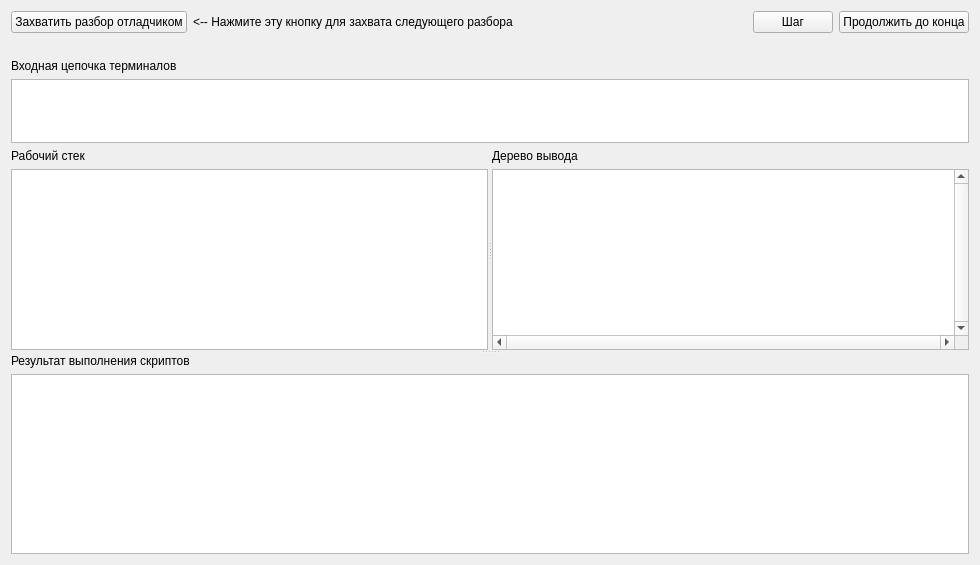
<?xml version="1.0" encoding="UTF-8"?>
<ui version="4.0">
 <class>PDDebugWindowBase</class>
 <widget class="QWidget" name="PDDebugWindowBase">
  <property name="geometry">
   <rect>
    <x>0</x>
    <y>0</y>
    <width>980</width>
    <height>565</height>
   </rect>
  </property>
  <property name="windowTitle">
   <string>Отладка PushDown</string>
  </property>
  <layout class="QVBoxLayout" name="verticalLayout_5">
   <item>
    <layout class="QHBoxLayout" name="horizontalLayout">
     <item>
      <widget class="QPushButton" name="btnBreakMode">
       <property name="text">
        <string>Захватить разбор отладчиком</string>
       </property>
       <property name="icon">
        <iconset resource="../Resources/MainWindow.qrc">
         <normaloff>:/icons/stop.png</normaloff>:/icons/stop.png</iconset>
       </property>
       <property name="checkable">
        <bool>true</bool>
       </property>
      </widget>
     </item>
     <item>
      <widget class="QLabel" name="status">
       <property name="text">
        <string>&lt;-- Нажмите эту кнопку для захвата следующего разбора</string>
       </property>
      </widget>
     </item>
     <item>
      <spacer name="horizontalSpacer_2">
       <property name="orientation">
        <enum>Qt::Horizontal</enum>
       </property>
       <property name="sizeHint" stdset="0">
        <size>
         <width>40</width>
         <height>20</height>
        </size>
       </property>
      </spacer>
     </item>
     <item>
      <widget class="QPushButton" name="btnNextStep">
       <property name="text">
        <string>Шаг</string>
       </property>
       <property name="icon">
        <iconset resource="../Resources/MainWindow.qrc">
         <normaloff>:/icons/media-skip-forward.png</normaloff>:/icons/media-skip-forward.png</iconset>
       </property>
      </widget>
     </item>
     <item>
      <widget class="QPushButton" name="btnContinue">
       <property name="text">
        <string>Продолжить до конца</string>
       </property>
       <property name="icon">
        <iconset resource="../Resources/MainWindow.qrc">
         <normaloff>:/icons/media-playback-start.png</normaloff>:/icons/media-playback-start.png</iconset>
       </property>
      </widget>
     </item>
    </layout>
   </item>
   <item>
    <widget class="QLabel" name="errorCounter">
     <property name="text">
      <string/>
     </property>
    </widget>
   </item>
   <item>
    <layout class="QVBoxLayout" name="verticalLayout">
     <item>
      <widget class="QLabel" name="label_4">
       <property name="text">
        <string>Входная цепочка терминалов</string>
       </property>
      </widget>
     </item>
     <item>
      <widget class="QTextBrowser" name="textBrowser">
       <property name="sizePolicy">
        <sizepolicy hsizetype="Expanding" vsizetype="Fixed">
         <horstretch>0</horstretch>
         <verstretch>0</verstretch>
        </sizepolicy>
       </property>
       <property name="minimumSize">
        <size>
         <width>0</width>
         <height>64</height>
        </size>
       </property>
       <property name="maximumSize">
        <size>
         <width>16777215</width>
         <height>64</height>
        </size>
       </property>
       <property name="lineWrapMode">
        <enum>QTextEdit::NoWrap</enum>
       </property>
      </widget>
     </item>
    </layout>
   </item>
   <item>
    <widget class="QSplitter" name="splitter_2">
     <property name="orientation">
      <enum>Qt::Vertical</enum>
     </property>
     <widget class="QSplitter" name="splitter">
      <property name="orientation">
       <enum>Qt::Horizontal</enum>
      </property>
      <widget class="QWidget" name="layoutWidget">
       <layout class="QVBoxLayout" name="verticalLayout_2">
        <item>
         <widget class="QLabel" name="label">
          <property name="sizePolicy">
           <sizepolicy hsizetype="Preferred" vsizetype="Preferred">
            <horstretch>1</horstretch>
            <verstretch>0</verstretch>
           </sizepolicy>
          </property>
          <property name="text">
           <string>Рабочий стек</string>
          </property>
         </widget>
        </item>
        <item>
         <widget class="QListWidget" name="listWidget">
          <property name="sizePolicy">
           <sizepolicy hsizetype="Preferred" vsizetype="Expanding">
            <horstretch>1</horstretch>
            <verstretch>0</verstretch>
           </sizepolicy>
          </property>
         </widget>
        </item>
       </layout>
      </widget>
      <widget class="QWidget" name="layoutWidget">
       <layout class="QVBoxLayout" name="verticalLayout_3">
        <item>
         <widget class="QLabel" name="label_2">
          <property name="sizePolicy">
           <sizepolicy hsizetype="Preferred" vsizetype="Preferred">
            <horstretch>3</horstretch>
            <verstretch>0</verstretch>
           </sizepolicy>
          </property>
          <property name="text">
           <string>Дерево вывода</string>
          </property>
         </widget>
        </item>
        <item>
         <widget class="QTreeWidget" name="treeWidget">
          <property name="sizePolicy">
           <sizepolicy hsizetype="Expanding" vsizetype="Expanding">
            <horstretch>3</horstretch>
            <verstretch>0</verstretch>
           </sizepolicy>
          </property>
          <property name="verticalScrollBarPolicy">
           <enum>Qt::ScrollBarAlwaysOn</enum>
          </property>
          <property name="horizontalScrollBarPolicy">
           <enum>Qt::ScrollBarAlwaysOn</enum>
          </property>
          <property name="headerHidden">
           <bool>true</bool>
          </property>
          <column>
           <property name="text">
            <string>1</string>
           </property>
          </column>
         </widget>
        </item>
       </layout>
      </widget>
     </widget>
     <widget class="QWidget" name="layoutWidget">
      <layout class="QVBoxLayout" name="verticalLayout_4">
       <item>
        <widget class="QLabel" name="label_3">
         <property name="text">
          <string>Результат выполнения скриптов</string>
         </property>
        </widget>
       </item>
       <item>
        <widget class="QTextBrowser" name="scriptBrowser"/>
       </item>
      </layout>
     </widget>
    </widget>
   </item>
  </layout>
 </widget>
 <resources>
  <include location="../Resources/MainWindow.qrc"/>
 </resources>
 <connections/>
</ui>
